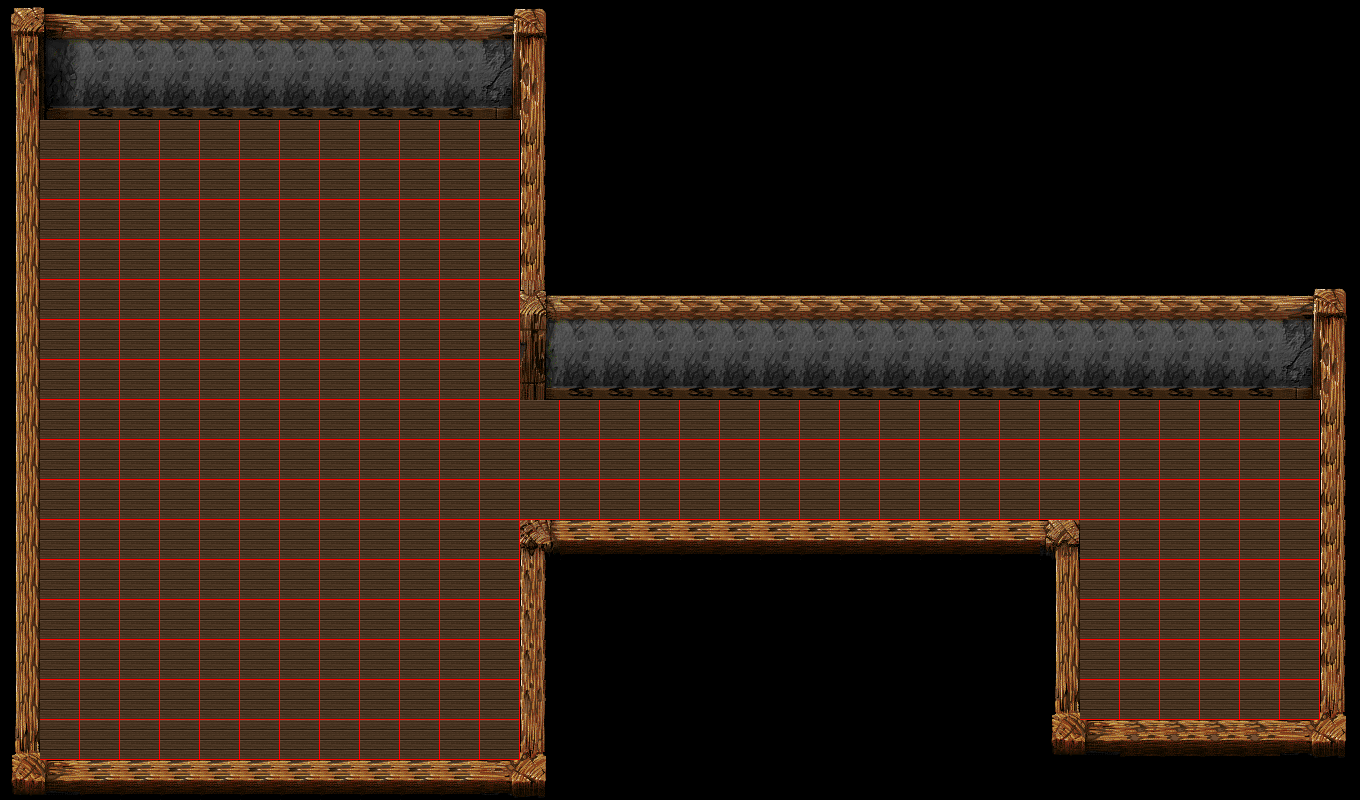

Rendered tile map (Tiled .tmx) drawn with the repository's tilesets; below, a short description and the map source with its tile grids summarised:
An orthogonal 34x20 tile map with 40x40 px tiles, 2 tile layers (Floor, Walls), 2 tilesets.

<map version="1.0" orientation="orthogonal" width="34" height="20" tilewidth="40" tileheight="40">
 <tileset firstgid="1" name="Floor" tilewidth="40" tileheight="40">
  <image source="VILFLR.png" width="512" height="512" />
 </tileset>
 <tileset firstgid="145" name="Walls" tilewidth="40" tileheight="40">
  <image source="VILDAM.png" width="1024" height="1024" />
  <tile id="0">
   <properties>
    <property name="blocked" value="true" />
   </properties>
  </tile>
  <tile id="1">
   <properties>
    <property name="blocked" value="true" />
   </properties>
  </tile>
  <tile id="3">
   <properties>
    <property name="blocked" value="true" />
   </properties>
  </tile>
  <tile id="5">
   <properties>
    <property name="blocked" value="true" />
   </properties>
  </tile>
  <tile id="7">
   <properties>
    <property name="blocked" value="true" />
   </properties>
  </tile>
  <tile id="8">
   <properties>
    <property name="blocked" value="true" />
   </properties>
  </tile>
  <tile id="10">
   <properties>
    <property name="blocked" value="true" />
   </properties>
  </tile>
  <tile id="13">
   <properties>
    <property name="blocked" value="true" />
   </properties>
  </tile>
  <tile id="26">
   <properties>
    <property name="blocked" value="true" />
   </properties>
  </tile>
  <tile id="28">
   <properties>
    <property name="blocked" value="true" />
   </properties>
  </tile>
  <tile id="30">
   <properties>
    <property name="blocked" value="true" />
   </properties>
  </tile>
  <tile id="32">
   <properties>
    <property name="blocked" value="true" />
   </properties>
  </tile>
  <tile id="33">
   <properties>
    <property name="blocked" value="true" />
   </properties>
  </tile>
  <tile id="35">
   <properties>
    <property name="blocked" value="true" />
   </properties>
  </tile>
  <tile id="38">
   <properties>
    <property name="blocked" value="true" />
   </properties>
  </tile>
  <tile id="50">
   <properties>
    <property name="blocked" value="true" />
   </properties>
  </tile>
  <tile id="51">
   <properties>
    <property name="blocked" value="true" />
   </properties>
  </tile>
  <tile id="53">
   <properties>
    <property name="blocked" value="true" />
   </properties>
  </tile>
  <tile id="55">
   <properties>
    <property name="blocked" value="true" />
   </properties>
  </tile>
  <tile id="57">
   <properties>
    <property name="blocked" value="true" />
   </properties>
  </tile>
  <tile id="58">
   <properties>
    <property name="blocked" value="true" />
   </properties>
  </tile>
  <tile id="60">
   <properties>
    <property name="blocked" value="true" />
   </properties>
  </tile>
  <tile id="63">
   <properties>
    <property name="blocked" value="true" />
   </properties>
  </tile>
  <tile id="100">
   <properties>
    <property name="blocked" value="true" />
   </properties>
  </tile>
  <tile id="108">
   <properties>
    <property name="blocked" value="true" />
   </properties>
  </tile>
  <tile id="135">
   <properties>
    <property name="blocked" value="true" />
   </properties>
  </tile>
  <tile id="138">
   <properties>
    <property name="blocked" value="true" />
   </properties>
  </tile>
  <tile id="150">
   <properties>
    <property name="blocked" value="true" />
   </properties>
  </tile>
  <tile id="158">
   <properties>
    <property name="blocked" value="true" />
   </properties>
  </tile>
  <tile id="200">
   <properties>
    <property name="blocked" value="true" />
   </properties>
  </tile>
  <tile id="208">
   <properties>
    <property name="blocked" value="true" />
   </properties>
  </tile>
  <tile id="225">
   <properties>
    <property name="blocked" value="true" />
   </properties>
  </tile>
  <tile id="226">
   <properties>
    <property name="blocked" value="true" />
   </properties>
  </tile>
  <tile id="228">
   <properties>
    <property name="blocked" value="true" />
   </properties>
  </tile>
  <tile id="230">
   <properties>
    <property name="blocked" value="true" />
   </properties>
  </tile>
  <tile id="232">
   <properties>
    <property name="blocked" value="true" />
   </properties>
  </tile>
  <tile id="233">
   <properties>
    <property name="blocked" value="true" />
   </properties>
  </tile>
 </tileset>
 <layer name="Floor" width="34" height="20">
  <data>[680 cells, 0 non-empty, 0 distinct tile ids]</data>
 </layer>
 <layer name="Walls" width="34" height="20">
  <data>[680 cells, 460 non-empty, 32 distinct tile ids]</data>
 </layer>
</map>